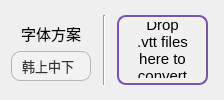
        <widget class="QWidget" name="Srt2Ass">
         <property name="font">
          <font>
           <hintingpreference>PreferNoHinting</hintingpreference>
          </font>
         </property>
         <attribute name="title">
          <string>Srt2Ass</string>
         </attribute>
         <layout class="QVBoxLayout" name="verticalLayout_9">
          <item>
           <layout class="QHBoxLayout" name="horizontalLayout_3" stretch="1,0,3">
            <property name="spacing">
             <number>8</number>
            </property>
            <property name="rightMargin">
             <number>5</number>
            </property>
            <item>
             <layout class="QVBoxLayout" name="verticalLayout">
              <property name="spacing">
               <number>0</number>
              </property>
              <item alignment="Qt::AlignmentFlag::AlignHCenter">
               <widget class="QLabel" name="AssPatternLabel">
                <property name="sizePolicy">
                 <sizepolicy hsizetype="Fixed" vsizetype="Fixed">
                  <horstretch>0</horstretch>
                  <verstretch>0</verstretch>
                 </sizepolicy>
                </property>
                <property name="minimumSize">
                 <size>
                  <width>0</width>
                  <height>30</height>
                 </size>
                </property>
                <property name="maximumSize">
                 <size>
                  <width>16777215</width>
                  <height>30</height>
                 </size>
                </property>
                <property name="font">
                 <font>
                  <pointsize>11</pointsize>
                  <hintingpreference>PreferNoHinting</hintingpreference>
                  <fontweight>DemiBold</fontweight>
                 </font>
                </property>
                <property name="layoutDirection">
                 <enum>Qt::LayoutDirection::LeftToRight</enum>
                </property>
                <property name="styleSheet">
                 <string notr="true">color: rgb(0, 0, 0);</string>
                </property>
                <property name="frameShape">
                 <enum>QFrame::Shape::NoFrame</enum>
                </property>
                <property name="text">
                 <string>字体方案</string>
                </property>
                <property name="textFormat">
                 <enum>Qt::TextFormat::PlainText</enum>
                </property>
                <property name="alignment">
                 <set>Qt::AlignmentFlag::AlignCenter</set>
                </property>
                <property name="wordWrap">
                 <bool>false</bool>
                </property>
               </widget>
              </item>
              <item alignment="Qt::AlignmentFlag::AlignHCenter">
               <widget class="QComboBox" name="AssPatternSelect">
                <property name="sizePolicy">
                 <sizepolicy hsizetype="Fixed" vsizetype="Fixed">
                  <horstretch>0</horstretch>
                  <verstretch>0</verstretch>
                 </sizepolicy>
                </property>
                <property name="minimumSize">
                 <size>
                  <width>80</width>
                  <height>30</height>
                 </size>
                </property>
                <property name="maximumSize">
                 <size>
                  <width>80</width>
                  <height>30</height>
                 </size>
                </property>
                <property name="font">
                 <font>
                  <pointsize>10</pointsize>
                 </font>
                </property>
                <property name="cursor">
                 <cursorShape>PointingHandCursor</cursorShape>
                </property>
                <property name="layoutDirection">
                 <enum>Qt::LayoutDirection::LeftToRight</enum>
                </property>
                <property name="styleSheet">
                 <string notr="true">/* 1. 下拉框主体（保持你原来的） */
QComboBox {
    color: #333333;
    background-color: #F2F2F2;        
    border: 1px solid #B5B5B5;
    border-radius: 9px;
    padding: 1px 10px;
}

/* 悬浮与激活状态 */
QComboBox:hover {
    border: 2px solid #7953B1;       
}

/* 2. 下拉列表容器 */
QComboBox QAbstractItemView {
    border: 1px solid #7953B1;
    border-radius: 9px;
    background-color: #F2F2F2;
    outline: 0px;  /* 移除虚线框 */
}

/* 3. 每一个选项的样式 */
QComboBox QAbstractItemView::item {
    color: black;
    height: 30px; /* 增加高度，圆角才好看 */
    padding-left: 10px;
}

/* 4. 选中项的样式 */
QComboBox QAbstractItemView::item:selected {
    background-color: #7953B1;
    color: white;
    /* 如果想让选中的高亮块也有圆角，可以加下面这句 */
    border-radius: 5px; 
}

/*移除下拉箭头 */
QComboBox::drop-down {
    width: 0px;                         /* 将下拉区域宽度设为0 */
    border: none;                       /* 移除可能存在的分割线 */
}
QComboBox::down-arrow {
    image: none;                        /* 明确不显示任何图标 */
}</string>
                </property>
                <property name="editable">
                 <bool>false</bool>
                </property>
                <item>
                 <property name="text">
                  <string>韩上中下</string>
                 </property>
                </item>
                <item>
                 <property name="text">
                  <string>日上中下</string>
                 </property>
                </item>
                <item>
                 <property name="text">
                  <string>英上中下</string>
                 </property>
                </item>
                <item>
                 <property name="text">
                  <string>韩上日下</string>
                 </property>
                </item>
               </widget>
              </item>
             </layout>
            </item>
            <item>
             <widget class="QFrame" name="DividingLine_2">
              <property name="minimumSize">
               <size>
                <width>10</width>
                <height>0</height>
               </size>
              </property>
              <property name="maximumSize">
               <size>
                <width>10</width>
                <height>70</height>
               </size>
              </property>
              <property name="styleSheet">
               <string notr="true">/* 针对所有竖直分割线进行美化 */
QFrame[frameShape=&quot;4&quot;] {
    /* 去除默认的 3D 阴影 */
    border: none;
    /* 核心：设置宽度为 1px */
    width: 1px;
    max-width: 1px;
    /* 设置颜色：建议使用半透明，使其看起来更细 */
    background-color: rgba(0, 0, 0, 50);
    /* 建议上下留白，不要顶满布局，会更有呼吸感 */
    margin-top: 5px;
    margin-bottom: 5px;
}</string>
              </property>
              <property name="frameShape">
               <enum>QFrame::Shape::VLine</enum>
              </property>
              <property name="frameShadow">
               <enum>QFrame::Shadow::Sunken</enum>
              </property>
             </widget>
            </item>
            <item>
             <widget class="QLabel" name="Vtt2SrtDrop">
              <property name="sizePolicy">
               <sizepolicy hsizetype="Fixed" vsizetype="Fixed">
                <horstretch>0</horstretch>
                <verstretch>0</verstretch>
               </sizepolicy>
              </property>
              <property name="minimumSize">
               <size>
                <width>0</width>
                <height>70</height>
               </size>
              </property>
              <property name="maximumSize">
               <size>
                <width>180</width>
                <height>70</height>
               </size>
              </property>
              <property name="font">
               <font>
                <pointsize>11</pointsize>
                <bold>false</bold>
                <hintingpreference>PreferNoHinting</hintingpreference>
               </font>
              </property>
              <property name="toolTip">
               <string/>
              </property>
              <property name="layoutDirection">
               <enum>Qt::LayoutDirection::LeftToRight</enum>
              </property>
              <property name="styleSheet">
               <string notr="true">/* 默认样式 (你的基础样式) */
QFrame {
    color: rgb(0, 0, 0);
    background-color: #f0f0f0;
    border: 2px solid #7953B1;
    border-radius: 9px;
    padding: 5px 15px;
}

/* 拖拽悬浮时的特效样式 */
QFrame[active=&quot;true&quot;] {
    background-color: #e0d4f7;  /* 背景变成浅紫色，暗示可放入 */
    border: 3px solid #9b72cf;  /* 边框加粗并亮化 */
}</string>
              </property>
              <property name="frameShape">
               <enum>QFrame::Shape::NoFrame</enum>
              </property>
              <property name="text">
               <string>Drop .vtt files
here to convert</string>
              </property>
              <property name="textFormat">
               <enum>Qt::TextFormat::PlainText</enum>
              </property>
              <property name="scaledContents">
               <bool>false</bool>
              </property>
              <property name="alignment">
               <set>Qt::AlignmentFlag::AlignCenter</set>
              </property>
              <property name="wordWrap">
               <bool>true</bool>
              </property>
             </widget>
            </item>
           </layout>
          </item>
         </layout>
        </widget>
